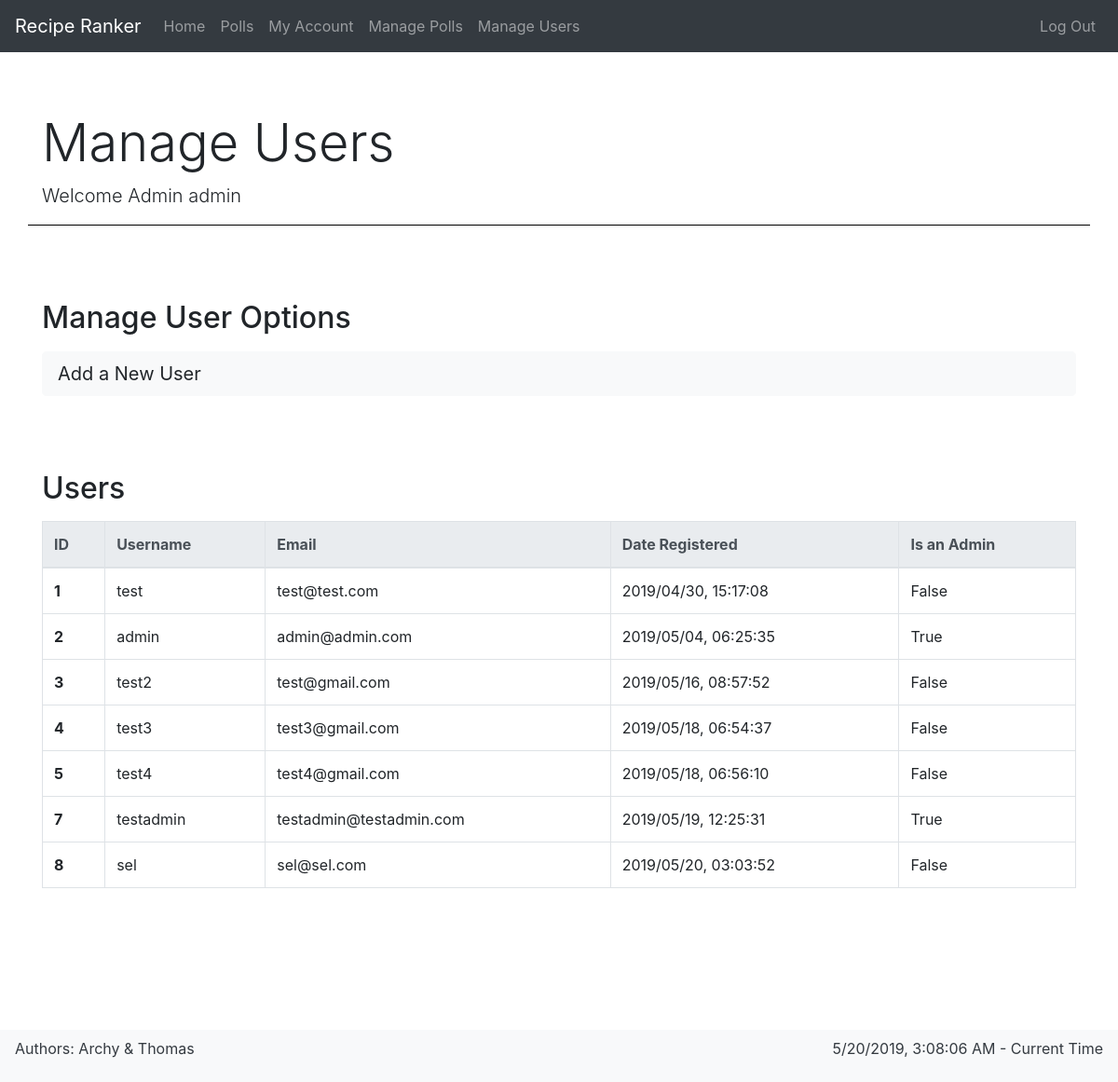
Screenshot of /manage_users (signed in) with the database file from the repository.
### app/models.py (models this page shows, shortened)
class User(UserMixin, db.Model):
    id = db.Column(
        db.Integer, primary_key=True)  # not null and unique by default
    username = db.Column(
        db.String(64), nullable=False, unique=True, index=True)
    email = db.Column(db.String(128), nullable=False, unique=True, index=True)
    password_hash = db.Column(db.String(128), nullable=False)
    date_registered = db.Column(
        db.DateTime, nullable=False, index=True, default=datetime.utcnow)
    is_admin = db.Column(db.Boolean, nullable=False, default=False)
    polls = db.relationship(
        "Poll", backref='creator', lazy='dynamic')
    recipes = db.relationship("Recipe", backref='contributor', lazy='dynamic')
    votes = db.relationship("Vote", backref='user', lazy='dynamic')

### app/routes.py (the view)
@app.route('/manage_users')
@login_required
def manage_users():
    if current_user.is_admin:
        return render_template(
            'manage_users.html',
            title='Manage Users',
            description='Welcome Admin ' + current_user.username,
            users=User)
    else:
        abort(403)

### app/models.py (called while the page is built)
@login_manager.user_loader
def load_user(id):
    return User.query.get(int(id))

### app/templates/manage_users.html
{% extends "base.html" %}
{% block content %}
<div class="row">
    <section class="col">
        <header>
            <h2>Manage User Options</h2>
        </header>
        <a class="btn btn-light btn-lg btn-block" href="{{ url_for('add_user') }}">Add a New User</a>
    </section>
</div>
<div class="row">
    <section class="col">
        <header>
            <h2>Users</h2>
        </header>
        <table class="table table-bordered table-hover table-responsive-md">
            <thead class="thead-light">
                <tr>
                    <th scope="col">ID</th>
                    <th scope="col">Username</th>
                    <th scope="col">Email</th>
                    <th scope="col">Date Registered</th>
                    <th scope="col">Is an Admin</th>
                </tr>
            </thead>
            <tbody>
                {% for u in users.query.all() %}
                <tr class='clickable-table-row' data-href="{{ url_for('user', user_id=u.id) }}">
                    <th scope="row">{{ u.id }}</th>
                    <td>{{ u.username }}</td>
                    <td>{{ u.email }}</td>
                    <td>{{ u.date_registered.strftime("%Y/%m/%d, %H:%M:%S") }}</td>
                    <td>{{ u.is_admin }}</td>
                </tr>
                {% endfor %}
            </tbody>
        </table>
    </section>
</div>
{% endblock %}

### app/static/css/style.css (style rules this page uses)
body { padding-bottom: 10rem; }
section > header { margin-top: 1rem; margin-bottom: 1rem; }
section { margin-top: 2rem; margin-bottom: 2rem; }
.btn-block { text-align: left; }
table tr[data-href] { cursor: pointer; }

### rows the page displays
User: id "1", username "test", email "test@test.com", date_registered "2019/04/30, 15:17:08", is_admin "False"
User: id "2", username "admin", email "admin@admin.com", date_registered "2019/05/04, 06:25:35", is_admin "True"
User: id "3", username "test2", email "test@gmail.com", date_registered "2019/05/16, 08:57:52", is_admin "False"
User: id "4", username "test3", email "test3@gmail.com", date_registered "2019/05/18, 06:54:37", is_admin "False"
User: id "5", username "test4", email "test4@gmail.com", date_registered "2019/05/18, 06:56:10", is_admin "False"
User: id "7", username "testadmin", email "testadmin@testadmin.com", date_registered "2019/05/19, 12:25:31", is_admin "True"
User: id "8", username "sel", email "sel@sel.com", date_registered "2019/05/20, 03:03:52", is_admin "False"

### other values shown
{{ title }} "Manage Users"
{{ description }} "Welcome Admin admin"
